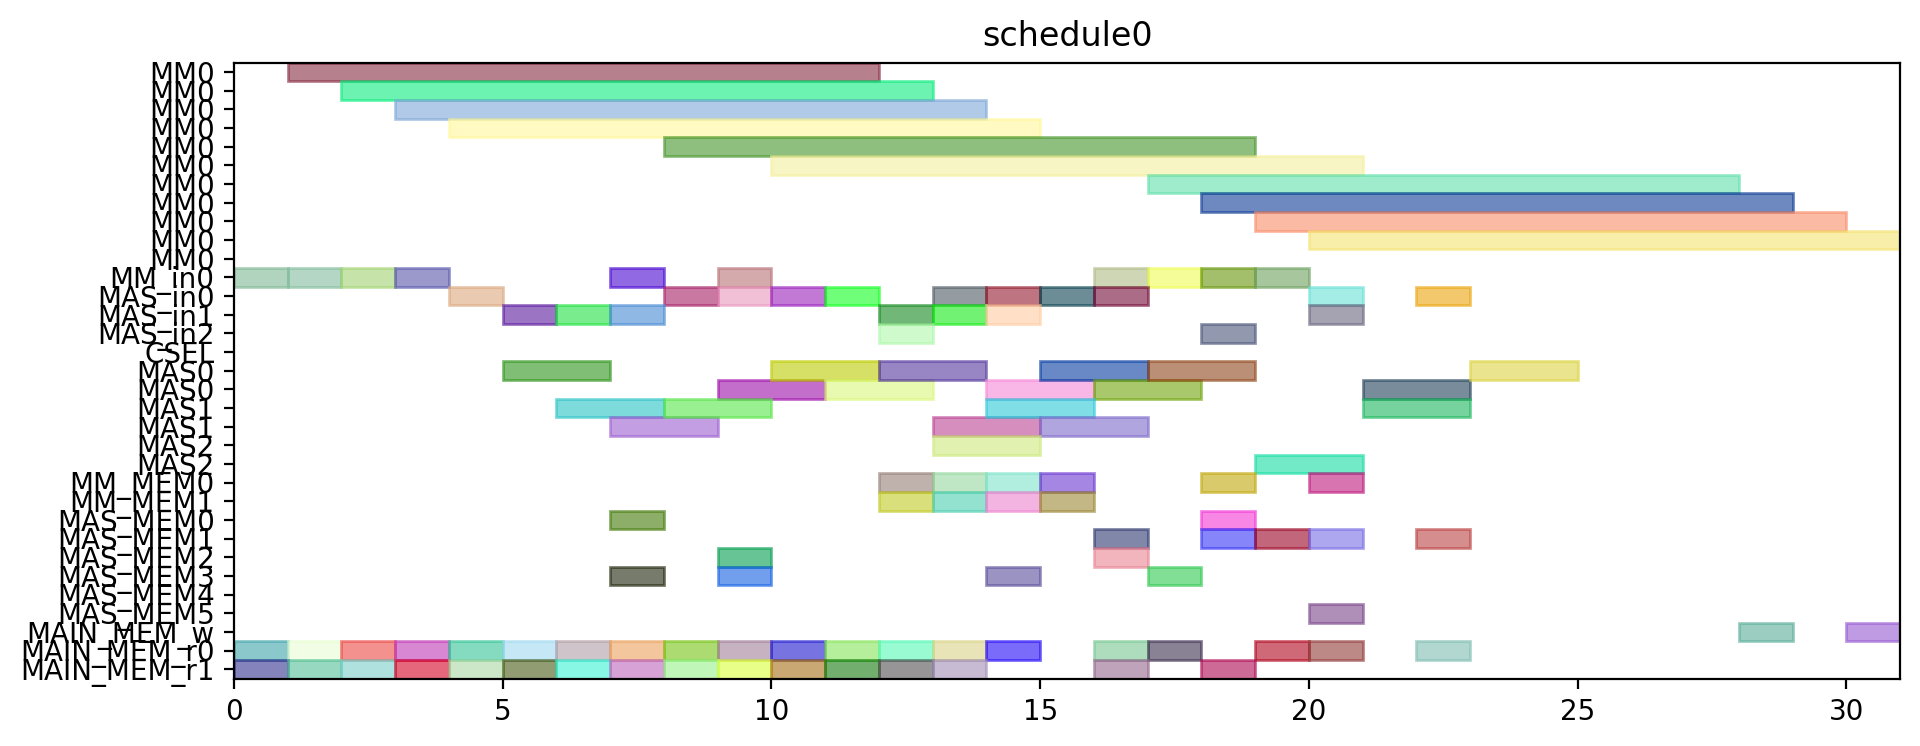

Write Python code to recreate this figure.
from pyschedule import Scenario, solvers, plotters, alt


def solve():
	horizon = 120
	S = Scenario("schedule0", horizon=horizon)

	# resource
	MM = S.Resources('MM', num=1, size=11)
	MM_in = S.Resources('MM_in', num=1)
	MAS_in = S.Resources('MAS_in', num=3)
	CSEL = S.Resource('CSEL')
	MAS = S.Resources('MAS', num=3, size=2, periods=range(1, horizon))
	MM_MEM = S.Resources('MM_MEM', num=2)
	MAS_MEM = S.Resources('MAS_MEM', num=6)
	MAIN_MEM_w = S.Resource('MAIN_MEM_w', size=1)
	MAIN_MEM_r = S.Resources('MAIN_MEM_r', num=2)

	# result of previous scheduling

	# new tasks
	t0_t0 = S.Task('t0_t0', length=11, delay_cost=1)
	t0_t0 += alt(MM)
	t0_t0_in = S.Task('t0_t0_in', length=1, delay_cost=1)
	t0_t0_in += alt(MM_in)
	S += t0_t0_in*MM_in[0]<=t0_t0*MM[0]
	t0_t0_mem0 = S.Task('t0_t0_mem0', length=1, delay_cost=1)
	t0_t0_mem0 += MAIN_MEM_r[0]
	S += t0_t0_mem0 <= t0_t0

	t0_t0_mem1 = S.Task('t0_t0_mem1', length=1, delay_cost=1)
	t0_t0_mem1 += MAIN_MEM_r[1]
	S += t0_t0_mem1 <= t0_t0

	t0_t1 = S.Task('t0_t1', length=11, delay_cost=1)
	t0_t1 += alt(MM)
	t0_t1_in = S.Task('t0_t1_in', length=1, delay_cost=1)
	t0_t1_in += alt(MM_in)
	S += t0_t1_in*MM_in[0]<=t0_t1*MM[0]
	t0_t1_mem0 = S.Task('t0_t1_mem0', length=1, delay_cost=1)
	t0_t1_mem0 += MAIN_MEM_r[0]
	S += t0_t1_mem0 <= t0_t1

	t0_t1_mem1 = S.Task('t0_t1_mem1', length=1, delay_cost=1)
	t0_t1_mem1 += MAIN_MEM_r[1]
	S += t0_t1_mem1 <= t0_t1

	t0_t2 = S.Task('t0_t2', length=2, delay_cost=1)
	t0_t2 += alt(MAS)
	t0_t2_in = S.Task('t0_t2_in', length=1, delay_cost=1)
	t0_t2_in += alt(MAS_in)
	S += t0_t2_in*MAS_in[0]<=t0_t2*MAS[0]

	S += t0_t2_in*MAS_in[1]<=t0_t2*MAS[1]

	S += t0_t2_in*MAS_in[2]<=t0_t2*MAS[2]

	t0_t2_mem0 = S.Task('t0_t2_mem0', length=1, delay_cost=1)
	t0_t2_mem0 += MAIN_MEM_r[0]
	S += t0_t2_mem0 <= t0_t2

	t0_t2_mem1 = S.Task('t0_t2_mem1', length=1, delay_cost=1)
	t0_t2_mem1 += MAIN_MEM_r[1]
	S += t0_t2_mem1 <= t0_t2

	t0_t3 = S.Task('t0_t3', length=2, delay_cost=1)
	t0_t3 += alt(MAS)
	t0_t3_in = S.Task('t0_t3_in', length=1, delay_cost=1)
	t0_t3_in += alt(MAS_in)
	S += t0_t3_in*MAS_in[0]<=t0_t3*MAS[0]

	S += t0_t3_in*MAS_in[1]<=t0_t3*MAS[1]

	S += t0_t3_in*MAS_in[2]<=t0_t3*MAS[2]

	t0_t3_mem0 = S.Task('t0_t3_mem0', length=1, delay_cost=1)
	t0_t3_mem0 += MAIN_MEM_r[0]
	S += t0_t3_mem0 <= t0_t3

	t0_t3_mem1 = S.Task('t0_t3_mem1', length=1, delay_cost=1)
	t0_t3_mem1 += MAIN_MEM_r[1]
	S += t0_t3_mem1 <= t0_t3

	t2_t0 = S.Task('t2_t0', length=11, delay_cost=1)
	t2_t0 += alt(MM)
	t2_t0_in = S.Task('t2_t0_in', length=1, delay_cost=1)
	t2_t0_in += alt(MM_in)
	S += t2_t0_in*MM_in[0]<=t2_t0*MM[0]
	t2_t0_mem0 = S.Task('t2_t0_mem0', length=1, delay_cost=1)
	t2_t0_mem0 += MAIN_MEM_r[0]
	S += t2_t0_mem0 <= t2_t0

	t2_t0_mem1 = S.Task('t2_t0_mem1', length=1, delay_cost=1)
	t2_t0_mem1 += MAIN_MEM_r[1]
	S += t2_t0_mem1 <= t2_t0

	t2_t1 = S.Task('t2_t1', length=11, delay_cost=1)
	t2_t1 += alt(MM)
	t2_t1_in = S.Task('t2_t1_in', length=1, delay_cost=1)
	t2_t1_in += alt(MM_in)
	S += t2_t1_in*MM_in[0]<=t2_t1*MM[0]
	t2_t1_mem0 = S.Task('t2_t1_mem0', length=1, delay_cost=1)
	t2_t1_mem0 += MAIN_MEM_r[0]
	S += t2_t1_mem0 <= t2_t1

	t2_t1_mem1 = S.Task('t2_t1_mem1', length=1, delay_cost=1)
	t2_t1_mem1 += MAIN_MEM_r[1]
	S += t2_t1_mem1 <= t2_t1

	t2_t2 = S.Task('t2_t2', length=2, delay_cost=1)
	t2_t2 += alt(MAS)
	t2_t2_in = S.Task('t2_t2_in', length=1, delay_cost=1)
	t2_t2_in += alt(MAS_in)
	S += t2_t2_in*MAS_in[0]<=t2_t2*MAS[0]

	S += t2_t2_in*MAS_in[1]<=t2_t2*MAS[1]

	S += t2_t2_in*MAS_in[2]<=t2_t2*MAS[2]

	t2_t2_mem0 = S.Task('t2_t2_mem0', length=1, delay_cost=1)
	t2_t2_mem0 += MAIN_MEM_r[0]
	S += t2_t2_mem0 <= t2_t2

	t2_t2_mem1 = S.Task('t2_t2_mem1', length=1, delay_cost=1)
	t2_t2_mem1 += MAIN_MEM_r[1]
	S += t2_t2_mem1 <= t2_t2

	t2_t3 = S.Task('t2_t3', length=2, delay_cost=1)
	t2_t3 += alt(MAS)
	t2_t3_in = S.Task('t2_t3_in', length=1, delay_cost=1)
	t2_t3_in += alt(MAS_in)
	S += t2_t3_in*MAS_in[0]<=t2_t3*MAS[0]

	S += t2_t3_in*MAS_in[1]<=t2_t3*MAS[1]

	S += t2_t3_in*MAS_in[2]<=t2_t3*MAS[2]

	t2_t3_mem0 = S.Task('t2_t3_mem0', length=1, delay_cost=1)
	t2_t3_mem0 += MAIN_MEM_r[0]
	S += t2_t3_mem0 <= t2_t3

	t2_t3_mem1 = S.Task('t2_t3_mem1', length=1, delay_cost=1)
	t2_t3_mem1 += MAIN_MEM_r[1]
	S += t2_t3_mem1 <= t2_t3

	t7_t2 = S.Task('t7_t2', length=2, delay_cost=1)
	t7_t2 += alt(MAS)
	t7_t2_in = S.Task('t7_t2_in', length=1, delay_cost=1)
	t7_t2_in += alt(MAS_in)
	S += t7_t2_in*MAS_in[0]<=t7_t2*MAS[0]

	S += t7_t2_in*MAS_in[1]<=t7_t2*MAS[1]

	S += t7_t2_in*MAS_in[2]<=t7_t2*MAS[2]

	t7_t2_mem0 = S.Task('t7_t2_mem0', length=1, delay_cost=1)
	t7_t2_mem0 += MAIN_MEM_r[0]
	S += t7_t2_mem0 <= t7_t2

	t7_t2_mem1 = S.Task('t7_t2_mem1', length=1, delay_cost=1)
	t7_t2_mem1 += MAIN_MEM_r[1]
	S += t7_t2_mem1 <= t7_t2

	t9_t2 = S.Task('t9_t2', length=2, delay_cost=1)
	t9_t2 += alt(MAS)
	t9_t2_in = S.Task('t9_t2_in', length=1, delay_cost=1)
	t9_t2_in += alt(MAS_in)
	S += t9_t2_in*MAS_in[0]<=t9_t2*MAS[0]

	S += t9_t2_in*MAS_in[1]<=t9_t2*MAS[1]

	S += t9_t2_in*MAS_in[2]<=t9_t2*MAS[2]

	t9_t2_mem0 = S.Task('t9_t2_mem0', length=1, delay_cost=1)
	t9_t2_mem0 += MAIN_MEM_r[0]
	S += t9_t2_mem0 <= t9_t2

	t9_t2_mem1 = S.Task('t9_t2_mem1', length=1, delay_cost=1)
	t9_t2_mem1 += MAIN_MEM_r[1]
	S += t9_t2_mem1 <= t9_t2

	t14_t2 = S.Task('t14_t2', length=2, delay_cost=1)
	t14_t2 += alt(MAS)
	t14_t2_in = S.Task('t14_t2_in', length=1, delay_cost=1)
	t14_t2_in += alt(MAS_in)
	S += t14_t2_in*MAS_in[0]<=t14_t2*MAS[0]

	S += t14_t2_in*MAS_in[1]<=t14_t2*MAS[1]

	S += t14_t2_in*MAS_in[2]<=t14_t2*MAS[2]

	t14_t2_mem0 = S.Task('t14_t2_mem0', length=1, delay_cost=1)
	t14_t2_mem0 += MAIN_MEM_r[0]
	S += t14_t2_mem0 <= t14_t2

	t14_t2_mem1 = S.Task('t14_t2_mem1', length=1, delay_cost=1)
	t14_t2_mem1 += MAIN_MEM_r[1]
	S += t14_t2_mem1 <= t14_t2

	new_TZ_t2 = S.Task('new_TZ_t2', length=2, delay_cost=1)
	new_TZ_t2 += alt(MAS)
	new_TZ_t2_in = S.Task('new_TZ_t2_in', length=1, delay_cost=1)
	new_TZ_t2_in += alt(MAS_in)
	S += new_TZ_t2_in*MAS_in[0]<=new_TZ_t2*MAS[0]

	S += new_TZ_t2_in*MAS_in[1]<=new_TZ_t2*MAS[1]

	S += new_TZ_t2_in*MAS_in[2]<=new_TZ_t2*MAS[2]

	new_TZ_t2_mem0 = S.Task('new_TZ_t2_mem0', length=1, delay_cost=1)
	new_TZ_t2_mem0 += MAIN_MEM_r[0]
	S += new_TZ_t2_mem0 <= new_TZ_t2

	new_TZ_t2_mem1 = S.Task('new_TZ_t2_mem1', length=1, delay_cost=1)
	new_TZ_t2_mem1 += MAIN_MEM_r[1]
	S += new_TZ_t2_mem1 <= new_TZ_t2

	t16_t2 = S.Task('t16_t2', length=2, delay_cost=1)
	t16_t2 += alt(MAS)
	t16_t2_in = S.Task('t16_t2_in', length=1, delay_cost=1)
	t16_t2_in += alt(MAS_in)
	S += t16_t2_in*MAS_in[0]<=t16_t2*MAS[0]

	S += t16_t2_in*MAS_in[1]<=t16_t2*MAS[1]

	S += t16_t2_in*MAS_in[2]<=t16_t2*MAS[2]

	t16_t2_mem0 = S.Task('t16_t2_mem0', length=1, delay_cost=1)
	t16_t2_mem0 += MAIN_MEM_r[0]
	S += t16_t2_mem0 <= t16_t2

	t16_t2_mem1 = S.Task('t16_t2_mem1', length=1, delay_cost=1)
	t16_t2_mem1 += MAIN_MEM_r[1]
	S += t16_t2_mem1 <= t16_t2

	t17_t2 = S.Task('t17_t2', length=2, delay_cost=1)
	t17_t2 += alt(MAS)
	t17_t2_in = S.Task('t17_t2_in', length=1, delay_cost=1)
	t17_t2_in += alt(MAS_in)
	S += t17_t2_in*MAS_in[0]<=t17_t2*MAS[0]

	S += t17_t2_in*MAS_in[1]<=t17_t2*MAS[1]

	S += t17_t2_in*MAS_in[2]<=t17_t2*MAS[2]

	t17_t2_mem0 = S.Task('t17_t2_mem0', length=1, delay_cost=1)
	t17_t2_mem0 += MAIN_MEM_r[0]
	S += t17_t2_mem0 <= t17_t2

	t17_t2_mem1 = S.Task('t17_t2_mem1', length=1, delay_cost=1)
	t17_t2_mem1 += MAIN_MEM_r[1]
	S += t17_t2_mem1 <= t17_t2

	t0_t4 = S.Task('t0_t4', length=11, delay_cost=1)
	t0_t4 += alt(MM)
	t0_t4_in = S.Task('t0_t4_in', length=1, delay_cost=1)
	t0_t4_in += alt(MM_in)
	S += t0_t4_in*MM_in[0]<=t0_t4*MM[0]
	t0_t4_mem0 = S.Task('t0_t4_mem0', length=1, delay_cost=1)
	t0_t4_mem0 += alt(MAS_MEM)
	S += (t0_t2*MAS[0])-1 < t0_t4_mem0*MAS_MEM[0]
	S += (t0_t2*MAS[1])-1 < t0_t4_mem0*MAS_MEM[2]
	S += (t0_t2*MAS[2])-1 < t0_t4_mem0*MAS_MEM[4]
	S += t0_t4_mem0 <= t0_t4

	t0_t4_mem1 = S.Task('t0_t4_mem1', length=1, delay_cost=1)
	t0_t4_mem1 += alt(MAS_MEM)
	S += (t0_t3*MAS[0])-1 < t0_t4_mem1*MAS_MEM[1]
	S += (t0_t3*MAS[1])-1 < t0_t4_mem1*MAS_MEM[3]
	S += (t0_t3*MAS[2])-1 < t0_t4_mem1*MAS_MEM[5]
	S += t0_t4_mem1 <= t0_t4

	t00 = S.Task('t00', length=2, delay_cost=1)
	t00 += alt(MAS)
	t00_in = S.Task('t00_in', length=1, delay_cost=1)
	t00_in += alt(MAS_in)
	S += t00_in*MAS_in[0]<=t00*MAS[0]

	S += t00_in*MAS_in[1]<=t00*MAS[1]

	S += t00_in*MAS_in[2]<=t00*MAS[2]

	t00_mem0 = S.Task('t00_mem0', length=1, delay_cost=1)
	t00_mem0 += alt(MM_MEM)
	S += (t0_t0*MM[0])-1 < t00_mem0*MM_MEM[0]
	S += t00_mem0 <= t00

	t00_mem1 = S.Task('t00_mem1', length=1, delay_cost=1)
	t00_mem1 += alt(MM_MEM)
	S += (t0_t1*MM[0])-1 < t00_mem1*MM_MEM[1]
	S += t00_mem1 <= t00

	t0_t5 = S.Task('t0_t5', length=2, delay_cost=1)
	t0_t5 += alt(MAS)
	t0_t5_in = S.Task('t0_t5_in', length=1, delay_cost=1)
	t0_t5_in += alt(MAS_in)
	S += t0_t5_in*MAS_in[0]<=t0_t5*MAS[0]

	S += t0_t5_in*MAS_in[1]<=t0_t5*MAS[1]

	S += t0_t5_in*MAS_in[2]<=t0_t5*MAS[2]

	t0_t5_mem0 = S.Task('t0_t5_mem0', length=1, delay_cost=1)
	t0_t5_mem0 += alt(MM_MEM)
	S += (t0_t0*MM[0])-1 < t0_t5_mem0*MM_MEM[0]
	S += t0_t5_mem0 <= t0_t5

	t0_t5_mem1 = S.Task('t0_t5_mem1', length=1, delay_cost=1)
	t0_t5_mem1 += alt(MM_MEM)
	S += (t0_t1*MM[0])-1 < t0_t5_mem1*MM_MEM[1]
	S += t0_t5_mem1 <= t0_t5

	t2_t4 = S.Task('t2_t4', length=11, delay_cost=1)
	t2_t4 += alt(MM)
	t2_t4_in = S.Task('t2_t4_in', length=1, delay_cost=1)
	t2_t4_in += alt(MM_in)
	S += t2_t4_in*MM_in[0]<=t2_t4*MM[0]
	t2_t4_mem0 = S.Task('t2_t4_mem0', length=1, delay_cost=1)
	t2_t4_mem0 += alt(MAS_MEM)
	S += (t2_t2*MAS[0])-1 < t2_t4_mem0*MAS_MEM[0]
	S += (t2_t2*MAS[1])-1 < t2_t4_mem0*MAS_MEM[2]
	S += (t2_t2*MAS[2])-1 < t2_t4_mem0*MAS_MEM[4]
	S += t2_t4_mem0 <= t2_t4

	t2_t4_mem1 = S.Task('t2_t4_mem1', length=1, delay_cost=1)
	t2_t4_mem1 += alt(MAS_MEM)
	S += (t2_t3*MAS[0])-1 < t2_t4_mem1*MAS_MEM[1]
	S += (t2_t3*MAS[1])-1 < t2_t4_mem1*MAS_MEM[3]
	S += (t2_t3*MAS[2])-1 < t2_t4_mem1*MAS_MEM[5]
	S += t2_t4_mem1 <= t2_t4

	t20 = S.Task('t20', length=2, delay_cost=1)
	t20 += alt(MAS)
	t20_in = S.Task('t20_in', length=1, delay_cost=1)
	t20_in += alt(MAS_in)
	S += t20_in*MAS_in[0]<=t20*MAS[0]

	S += t20_in*MAS_in[1]<=t20*MAS[1]

	S += t20_in*MAS_in[2]<=t20*MAS[2]

	t20_mem0 = S.Task('t20_mem0', length=1, delay_cost=1)
	t20_mem0 += alt(MM_MEM)
	S += (t2_t0*MM[0])-1 < t20_mem0*MM_MEM[0]
	S += t20_mem0 <= t20

	t20_mem1 = S.Task('t20_mem1', length=1, delay_cost=1)
	t20_mem1 += alt(MM_MEM)
	S += (t2_t1*MM[0])-1 < t20_mem1*MM_MEM[1]
	S += t20_mem1 <= t20

	t2_t5 = S.Task('t2_t5', length=2, delay_cost=1)
	t2_t5 += alt(MAS)
	t2_t5_in = S.Task('t2_t5_in', length=1, delay_cost=1)
	t2_t5_in += alt(MAS_in)
	S += t2_t5_in*MAS_in[0]<=t2_t5*MAS[0]

	S += t2_t5_in*MAS_in[1]<=t2_t5*MAS[1]

	S += t2_t5_in*MAS_in[2]<=t2_t5*MAS[2]

	t2_t5_mem0 = S.Task('t2_t5_mem0', length=1, delay_cost=1)
	t2_t5_mem0 += alt(MM_MEM)
	S += (t2_t0*MM[0])-1 < t2_t5_mem0*MM_MEM[0]
	S += t2_t5_mem0 <= t2_t5

	t2_t5_mem1 = S.Task('t2_t5_mem1', length=1, delay_cost=1)
	t2_t5_mem1 += alt(MM_MEM)
	S += (t2_t1*MM[0])-1 < t2_t5_mem1*MM_MEM[1]
	S += t2_t5_mem1 <= t2_t5

	t01 = S.Task('t01', length=2, delay_cost=1)
	t01 += alt(MAS)
	t01_in = S.Task('t01_in', length=1, delay_cost=1)
	t01_in += alt(MAS_in)
	S += t01_in*MAS_in[0]<=t01*MAS[0]

	S += t01_in*MAS_in[1]<=t01*MAS[1]

	S += t01_in*MAS_in[2]<=t01*MAS[2]

	t01_mem0 = S.Task('t01_mem0', length=1, delay_cost=1)
	t01_mem0 += alt(MM_MEM)
	S += (t0_t4*MM[0])-1 < t01_mem0*MM_MEM[0]
	S += t01_mem0 <= t01

	t01_mem1 = S.Task('t01_mem1', length=1, delay_cost=1)
	t01_mem1 += alt(MAS_MEM)
	S += (t0_t5*MAS[0])-1 < t01_mem1*MAS_MEM[1]
	S += (t0_t5*MAS[1])-1 < t01_mem1*MAS_MEM[3]
	S += (t0_t5*MAS[2])-1 < t01_mem1*MAS_MEM[5]
	S += t01_mem1 <= t01

	t10 = S.Task('t10', length=2, delay_cost=1)
	t10 += alt(MAS)
	t10_in = S.Task('t10_in', length=1, delay_cost=1)
	t10_in += alt(MAS_in)
	S += t10_in*MAS_in[0]<=t10*MAS[0]

	S += t10_in*MAS_in[1]<=t10*MAS[1]

	S += t10_in*MAS_in[2]<=t10*MAS[2]

	t10_mem0 = S.Task('t10_mem0', length=1, delay_cost=1)
	t10_mem0 += MAIN_MEM_r[0]
	S += t10_mem0 <= t10

	t10_mem1 = S.Task('t10_mem1', length=1, delay_cost=1)
	t10_mem1 += alt(MAS_MEM)
	S += (t00*MAS[0])-1 < t10_mem1*MAS_MEM[1]
	S += (t00*MAS[1])-1 < t10_mem1*MAS_MEM[3]
	S += (t00*MAS[2])-1 < t10_mem1*MAS_MEM[5]
	S += t10_mem1 <= t10

	t21 = S.Task('t21', length=2, delay_cost=1)
	t21 += alt(MAS)
	t21_in = S.Task('t21_in', length=1, delay_cost=1)
	t21_in += alt(MAS_in)
	S += t21_in*MAS_in[0]<=t21*MAS[0]

	S += t21_in*MAS_in[1]<=t21*MAS[1]

	S += t21_in*MAS_in[2]<=t21*MAS[2]

	t21_mem0 = S.Task('t21_mem0', length=1, delay_cost=1)
	t21_mem0 += alt(MM_MEM)
	S += (t2_t4*MM[0])-1 < t21_mem0*MM_MEM[0]
	S += t21_mem0 <= t21

	t21_mem1 = S.Task('t21_mem1', length=1, delay_cost=1)
	t21_mem1 += alt(MAS_MEM)
	S += (t2_t5*MAS[0])-1 < t21_mem1*MAS_MEM[1]
	S += (t2_t5*MAS[1])-1 < t21_mem1*MAS_MEM[3]
	S += (t2_t5*MAS[2])-1 < t21_mem1*MAS_MEM[5]
	S += t21_mem1 <= t21

	t30 = S.Task('t30', length=2, delay_cost=1)
	t30 += alt(MAS)
	t30_in = S.Task('t30_in', length=1, delay_cost=1)
	t30_in += alt(MAS_in)
	S += t30_in*MAS_in[0]<=t30*MAS[0]

	S += t30_in*MAS_in[1]<=t30*MAS[1]

	S += t30_in*MAS_in[2]<=t30*MAS[2]

	t30_mem0 = S.Task('t30_mem0', length=1, delay_cost=1)
	t30_mem0 += MAIN_MEM_r[0]
	S += t30_mem0 <= t30

	t30_mem1 = S.Task('t30_mem1', length=1, delay_cost=1)
	t30_mem1 += alt(MAS_MEM)
	S += (t20*MAS[0])-1 < t30_mem1*MAS_MEM[1]
	S += (t20*MAS[1])-1 < t30_mem1*MAS_MEM[3]
	S += (t20*MAS[2])-1 < t30_mem1*MAS_MEM[5]
	S += t30_mem1 <= t30

	t11 = S.Task('t11', length=2, delay_cost=1)
	t11 += alt(MAS)
	t11_in = S.Task('t11_in', length=1, delay_cost=1)
	t11_in += alt(MAS_in)
	S += t11_in*MAS_in[0]<=t11*MAS[0]

	S += t11_in*MAS_in[1]<=t11*MAS[1]

	S += t11_in*MAS_in[2]<=t11*MAS[2]

	t11_mem0 = S.Task('t11_mem0', length=1, delay_cost=1)
	t11_mem0 += MAIN_MEM_r[0]
	S += t11_mem0 <= t11

	t11_mem1 = S.Task('t11_mem1', length=1, delay_cost=1)
	t11_mem1 += alt(MAS_MEM)
	S += (t01*MAS[0])-1 < t11_mem1*MAS_MEM[1]
	S += (t01*MAS[1])-1 < t11_mem1*MAS_MEM[3]
	S += (t01*MAS[2])-1 < t11_mem1*MAS_MEM[5]
	S += t11_mem1 <= t11

	t31 = S.Task('t31', length=2, delay_cost=1)
	t31 += alt(MAS)
	t31_in = S.Task('t31_in', length=1, delay_cost=1)
	t31_in += alt(MAS_in)
	S += t31_in*MAS_in[0]<=t31*MAS[0]

	S += t31_in*MAS_in[1]<=t31*MAS[1]

	S += t31_in*MAS_in[2]<=t31*MAS[2]

	t31_mem0 = S.Task('t31_mem0', length=1, delay_cost=1)
	t31_mem0 += MAIN_MEM_r[0]
	S += t31_mem0 <= t31

	t31_mem1 = S.Task('t31_mem1', length=1, delay_cost=1)
	t31_mem1 += alt(MAS_MEM)
	S += (t21*MAS[0])-1 < t31_mem1*MAS_MEM[1]
	S += (t21*MAS[1])-1 < t31_mem1*MAS_MEM[3]
	S += (t21*MAS[2])-1 < t31_mem1*MAS_MEM[5]
	S += t31_mem1 <= t31

	c010 = S.Task('c010', length=11, delay_cost=1)
	c010 += alt(MM)
	c010_in = S.Task('c010_in', length=1, delay_cost=1)
	c010_in += alt(MM_in)
	S += c010_in*MM_in[0]<=c010*MM[0]
	S += 0<c010

	c010_w = S.Task('c010_w', length=1, delay_cost=1)
	c010_w += alt(MAIN_MEM_w)
	S += c010 <= c010_w

	c010_mem0 = S.Task('c010_mem0', length=1, delay_cost=1)
	c010_mem0 += alt(MAS_MEM)
	S += (t30*MAS[0])-1 < c010_mem0*MAS_MEM[0]
	S += (t30*MAS[1])-1 < c010_mem0*MAS_MEM[2]
	S += (t30*MAS[2])-1 < c010_mem0*MAS_MEM[4]
	S += c010_mem0 <= c010

	c010_mem1 = S.Task('c010_mem1', length=1, delay_cost=1)
	c010_mem1 += MAIN_MEM_r[1]
	S += c010_mem1 <= c010

	c200 = S.Task('c200', length=11, delay_cost=1)
	c200 += alt(MM)
	c200_in = S.Task('c200_in', length=1, delay_cost=1)
	c200_in += alt(MM_in)
	S += c200_in*MM_in[0]<=c200*MM[0]
	S += 0<c200

	c200_w = S.Task('c200_w', length=1, delay_cost=1)
	c200_w += alt(MAIN_MEM_w)
	S += c200 <= c200_w

	c200_mem0 = S.Task('c200_mem0', length=1, delay_cost=1)
	c200_mem0 += alt(MAS_MEM)
	S += (t10*MAS[0])-1 < c200_mem0*MAS_MEM[0]
	S += (t10*MAS[1])-1 < c200_mem0*MAS_MEM[2]
	S += (t10*MAS[2])-1 < c200_mem0*MAS_MEM[4]
	S += c200_mem0 <= c200

	c200_mem1 = S.Task('c200_mem1', length=1, delay_cost=1)
	c200_mem1 += MAIN_MEM_r[1]
	S += c200_mem1 <= c200

	t16_t0 = S.Task('t16_t0', length=11, delay_cost=1)
	t16_t0 += alt(MM)
	t16_t0_in = S.Task('t16_t0_in', length=1, delay_cost=1)
	t16_t0_in += alt(MM_in)
	S += t16_t0_in*MM_in[0]<=t16_t0*MM[0]
	t16_t0_mem0 = S.Task('t16_t0_mem0', length=1, delay_cost=1)
	t16_t0_mem0 += MAIN_MEM_r[0]
	S += t16_t0_mem0 <= t16_t0

	t16_t0_mem1 = S.Task('t16_t0_mem1', length=1, delay_cost=1)
	t16_t0_mem1 += alt(MAS_MEM)
	S += (t30*MAS[0])-1 < t16_t0_mem1*MAS_MEM[1]
	S += (t30*MAS[1])-1 < t16_t0_mem1*MAS_MEM[3]
	S += (t30*MAS[2])-1 < t16_t0_mem1*MAS_MEM[5]
	S += t16_t0_mem1 <= t16_t0

	t17_t0 = S.Task('t17_t0', length=11, delay_cost=1)
	t17_t0 += alt(MM)
	t17_t0_in = S.Task('t17_t0_in', length=1, delay_cost=1)
	t17_t0_in += alt(MM_in)
	S += t17_t0_in*MM_in[0]<=t17_t0*MM[0]
	t17_t0_mem0 = S.Task('t17_t0_mem0', length=1, delay_cost=1)
	t17_t0_mem0 += MAIN_MEM_r[0]
	S += t17_t0_mem0 <= t17_t0

	t17_t0_mem1 = S.Task('t17_t0_mem1', length=1, delay_cost=1)
	t17_t0_mem1 += alt(MAS_MEM)
	S += (t10*MAS[0])-1 < t17_t0_mem1*MAS_MEM[1]
	S += (t10*MAS[1])-1 < t17_t0_mem1*MAS_MEM[3]
	S += (t10*MAS[2])-1 < t17_t0_mem1*MAS_MEM[5]
	S += t17_t0_mem1 <= t17_t0

	solvers.mip.solve(S,msg=1,kind='CPLEX',ratio_gap=1.01)

	solution = [['hoge']*len(S.solution()[1]) for i in range(len(S.solution()))]
	for i in range(len(S.solution())):
		for j in range(len(S.solution()[i])):
			solution[i][j]=str(S.solution()[i][j])
	print(solution)

	cycles = int(solution[-1][3])

	pic_file_name = "/mnt/rose/usr1/fukuda/ABE/multiRAM_multiMAS_16mux/scheduling_result/stage11MM1_stage2MAS3/EP2_ADD_w_EVAL/schedule0.png"
	if(S.solution() != []):
		plotters.matplotlib.plot(S,img_filename=pic_file_name, show_task_labels=False, fig_size=(cycles*0.25+3, 4))

	return solution
